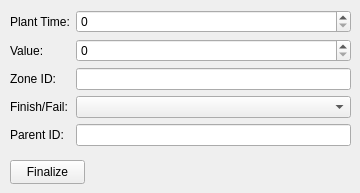
      <widget class="QWidget" name="tab_7">
       <attribute name="title">
        <string>PlaceBeacon</string>
       </attribute>
       <widget class="QWidget" name="gridLayoutWidget">
        <property name="geometry">
         <rect>
          <x>10</x>
          <y>10</y>
          <width>341</width>
          <height>136</height>
         </rect>
        </property>
        <layout class="QGridLayout" name="gridLayout_3">
         <item row="2" column="0">
          <widget class="QLabel" name="label_44">
           <property name="text">
            <string>Value:</string>
           </property>
          </widget>
         </item>
         <item row="1" column="0">
          <widget class="QLabel" name="label_43">
           <property name="text">
            <string>Plant Time:</string>
           </property>
          </widget>
         </item>
         <item row="3" column="0">
          <widget class="QLabel" name="label_45">
           <property name="text">
            <string>Zone ID:</string>
           </property>
          </widget>
         </item>
         <item row="4" column="3">
          <widget class="QComboBox" name="box_ff_pb"/>
         </item>
         <item row="4" column="0">
          <widget class="QLabel" name="label_57">
           <property name="text">
            <string>Finish/Fail:</string>
           </property>
          </widget>
         </item>
         <item row="2" column="3">
          <widget class="QSpinBox" name="sb_value_pb">
           <property name="maximum">
            <number>999999</number>
           </property>
          </widget>
         </item>
         <item row="3" column="3">
          <widget class="QLineEdit" name="fld_zoneid_pb"/>
         </item>
         <item row="1" column="3">
          <widget class="QSpinBox" name="sb_time_pb">
           <property name="maximum">
            <number>9999999</number>
           </property>
          </widget>
         </item>
         <item row="5" column="0">
          <widget class="QLabel" name="label_42">
           <property name="text">
            <string>Parent ID:</string>
           </property>
          </widget>
         </item>
         <item row="5" column="3">
          <widget class="QLineEdit" name="fld_parentid_pb"/>
         </item>
        </layout>
       </widget>
       <widget class="QPushButton" name="pb_finalize_pb">
        <property name="geometry">
         <rect>
          <x>10</x>
          <y>160</y>
          <width>75</width>
          <height>24</height>
         </rect>
        </property>
        <property name="text">
         <string>Finalize</string>
        </property>
       </widget>
      </widget>
